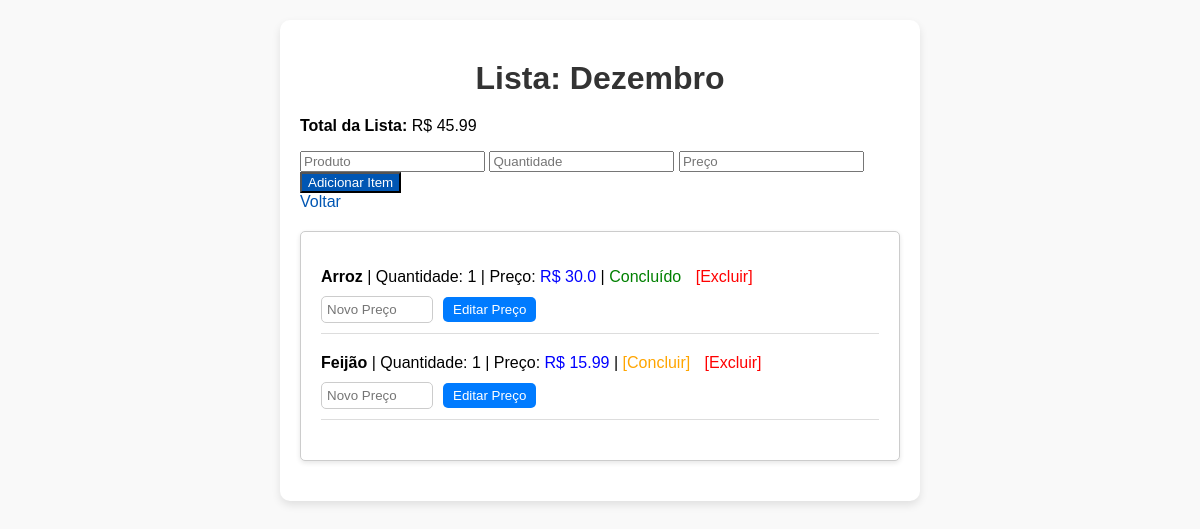
/lista/1, run on an earlier commit of the app's database.
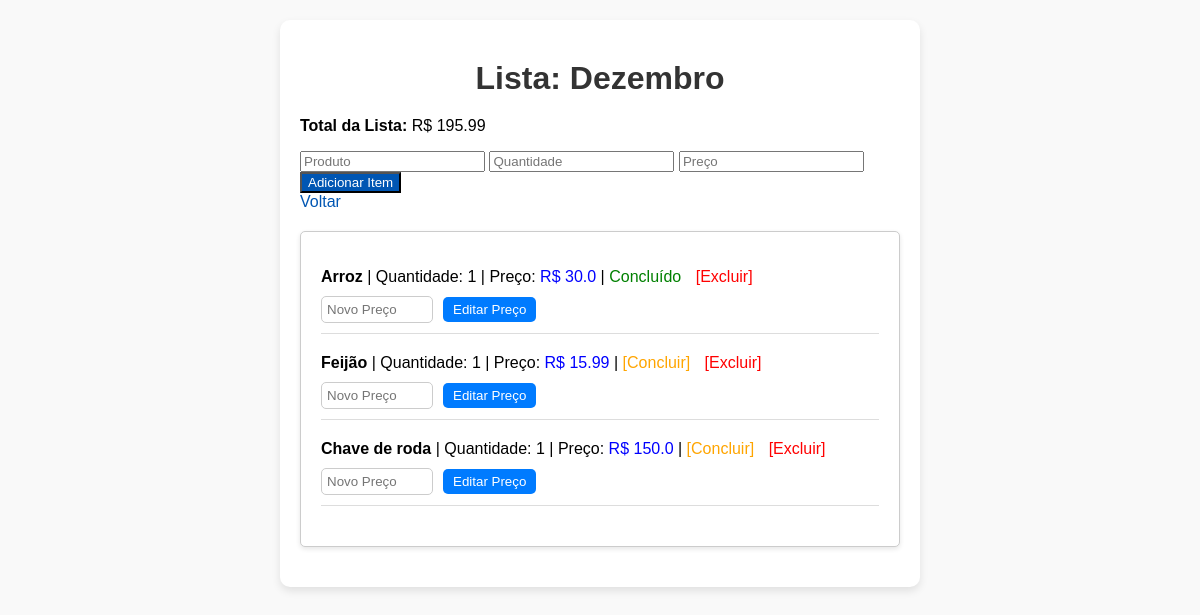
And on a later commit of the database.
### tables this page shows
CREATE TABLE itens (
        id INTEGER PRIMARY KEY AUTOINCREMENT,
        lista_id INTEGER NOT NULL,
        produto TEXT NOT NULL,
        quantidade INTEGER NOT NULL,
        preco REAL NOT NULL,
        concluido INTEGER DEFAULT 0,
        FOREIGN KEY (lista_id) REFERENCES listas (id)
    );

### App.py (the view)
@app.route("/lista/<int:lista_id>")
def visualizar_lista(lista_id):
    conn = sqlite3.connect("lista_compras.db")
    cursor = conn.cursor()
    cursor.execute("SELECT * FROM listas WHERE id = ?", (lista_id,))
    lista = cursor.fetchone()
    cursor.execute("SELECT * FROM itens WHERE lista_id = ?", (lista_id,))
    itens = cursor.fetchall()
    total = calcular_total(lista_id)
    conn.close()
    return render_template("lista.html", lista=lista, itens=itens, total=total)

### App.py (called while the page is built)
def calcular_total(lista_id):
    conn = sqlite3.connect("lista_compras.db")
    cursor = conn.cursor()
    cursor.execute("SELECT quantidade, preco FROM itens WHERE lista_id = ?", (lista_id,))
    itens = cursor.fetchall()
    conn.close()
    total = sum(quantidade * preco for quantidade, preco in itens)
    return total

### templates/lista.html (shortened to what this page needs)
<!DOCTYPE html>
<html lang="en">
<head>
    <link rel="stylesheet" href="/static/style.css">
</head>
<body>
    <div class="app">
        <div class="form">
            <h1>Lista: {{ lista[1] }}</h1>
            <p><strong>Total da Lista:</strong> R$ {{ total|round(2) }}</p>
            <form action="/adicionar_item/{{ lista[0] }}" method="POST">
                <input type="text" name="produto" placeholder="Produto" required>
                <input type="number" name="quantidade" placeholder="Quantidade" required>
                <input type="number" step="0.01" name="preco" placeholder="Preço" required>
                <button type="submit">Adicionar Item</button>
            </form>
            <a href="/">Voltar</a>
        </div>
        <div class="iten">
            <ul>
                {% for item in itens %}
                    <li style="margin-bottom: 20px; border-bottom: 1px solid #ddd; padding-bottom: 10px;">
                        <strong>{{ item[2] }}</strong> | Quantidade: {{ item[3] }} | Preço: <span style="color: blue;">R$ {{ item[4]|round(2) }}</span> |
                        {% if item[5] %}
                            <span style="color: green;">Concluído</span>
                        {% else %}
                            <a href="/concluir_item/{{ item[0] }}/{{ lista[0] }}" style="color: orange;">[Concluir]</a>
                        {% endif %}
                        <a href="/excluir_item/{{ item[0] }}/{{ lista[0] }}" style="color: red; margin-left: 10px;">[Excluir]</a>
                        <form action="/editar_preco/{{ item[0] }}/{{ lista[0] }}" method="POST" style="margin-top: 10px; display: flex; align-items: center; gap: 10px;">
                            <input type="number" step="0.01" name="novo_preco" placeholder="Novo Preço" required style="padding: 5px; width: 100px; border: 1px solid #ccc; border-radius: 5px;">
                            <button type="submit" style="padding: 5px 10px; background-color: #007BFF; color: white; border: none; border-radius: 5px; cursor: pointer;">
                                Editar Preço
                            </button>
                        </form>
                    </li>
                {% endfor %}
            </ul>
        </div>
    </div>
</body>
</html>

What changed in the data, as far as the page shows it:
added itens: produto "Chave de roda", quantidade "1", preco "150.0"
Also different on the page:
{{ total|round(2) }}: "45.99" → "195.99"
